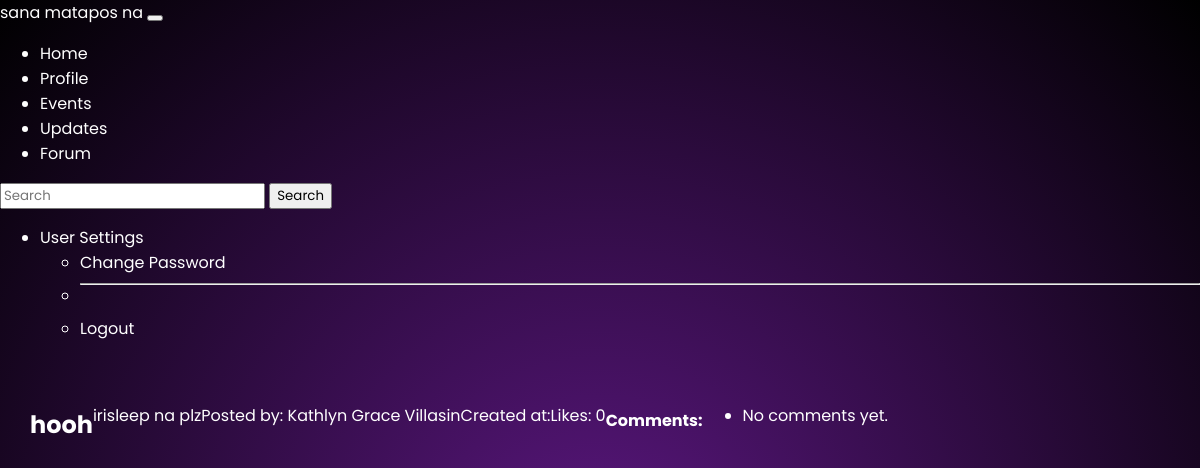
/forum/1/, run on the app's committed database.
### core/models.py (models this page shows, shortened)
class Forum(models.Model):
    title = models.CharField(max_length=255)
    content = models.TextField()
    author = models.ForeignKey(settings.AUTH_USER_MODEL, on_delete=models.CASCADE)
    date_posted = models.DateTimeField(auto_now_add=True)

class CustomUser(AbstractBaseUser, PermissionsMixin):
    id = models.AutoField(primary_key=True)
    student_number = models.CharField(max_length=20, unique=True, null=True, blank=True) #nulled for admin registration
    full_name = models.CharField(max_length=200)
    address = models.CharField(max_length=255, blank=True)
    degree_choices = [
        ('BSCS', 'BS Computer Science'),
        ('BSIT', 'BS Information Technology'),
        ('BSEMC', 'BS Entertainment and Multimedia Computing'),
        ('ACT', 'Associate in Computer Technology'),
    ]
    degree = models.CharField(max_length=100, choices=degree_choices, blank=True)
    current_year = datetime.datetime.now().year
    year_selection = [(year, str(year)) for year in range(current_year, 2015, -1)]
    year_graduated = models.IntegerField(choices=year_selection, null=True, blank=True)
    bio = models.TextField(blank=True)
    EMPLOYMENT_STATUS_CHOICES = [
        ('employed', 'Employed'),
        ('freelancing', 'Freelancing'),
        ('unemployed', 'Unemployed'),
        ('studying', 'Studying'),
        ('other', 'Other'),
    ]
    employment_status = models.CharField(max_length=20, choices=EMPLOYMENT_STATUS_CHOICES, blank=True, null=True)
    username = models.CharField(max_length=150, unique=True, null=True, blank=True)
    profile_picture = models.ImageField(
        upload_to=user_profile_pic_path,
        default='default/profile.png',
        blank=True,
        null=True
    )
    is_staff = models.BooleanField(default=False)
    is_active = models.BooleanField(default=True)
    USERNAME_FIELD = 'student_number'
    REQUIRED_FIELDS = ['full_name']
    objects = CustomUserManager()

### core/views.py (the view)
# urls.py: path('forum/<int:pk>/', ForumPostDetailView.as_view(), name='forum_detail'),
class ForumPostDetailView(DetailView):
    model = Forum
    template_name = 'core/forum_detail.html'
    context_object_name = 'forum'

### core/templates/core/forum_detail.html
{% extends 'base.html' %}
{% block content %}
  <h2>{{ forum.title }}</h2>
  <p>{{ forum.content }}</p>
  <p>Posted by: {{ forum.author.full_name }}</p>
  <p>Created at: {{ forum.created_at }}</p>
  <p>Likes: {{ forum.likes.count }}</p>
  <h4>Comments:</h4>
  <ul>
    {% for comment in forum.comments.all %}
      <li>{{ comment.author.full_name }}: {{ comment.content }}</li>
    {% empty %}
      <li>No comments yet.</li>
    {% endfor %}
  </ul>
{% endblock %}

### core/static/css/style.css (style rules this page uses)
body { margin: 0; padding: 0; font-family: 'Poppins', sans-serif; background: radial-gradient(circle, #5b1780, #000000); color: white; }

### core/static/css/events.css (style rules this page uses)
* { box-sizing: border-box; font-family: 'Poppins', sans-serif; }
body { margin: 0; padding: 0; background: radial-gradient(circle, #5b1780, #000000); color: white; }

### data on the page
Forum: title "hooh", content "irisleep na plz", author.full_name "Kathlyn Grace Villasin", likes.count "0"
